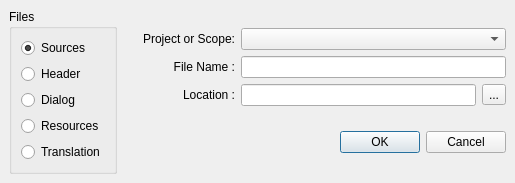
<ui version="4.0" >
 <author></author>
 <comment></comment>
 <exportmacro></exportmacro>
 <class>AddNew</class>
 <widget class="QDialog" name="AddNew" >
  <property name="geometry" >
   <rect>
    <x>0</x>
    <y>0</y>
    <width>515</width>
    <height>138</height>
   </rect>
  </property>
  <property name="windowTitle" >
   <string>Add New Item</string>
  </property>
  <property name="windowIcon" >
   <iconset resource="../resources/resources.qrc" >:/divers/images/logo.png</iconset>
  </property>
  <layout class="QGridLayout" >
   <property name="margin" >
    <number>9</number>
   </property>
   <property name="spacing" >
    <number>6</number>
   </property>
   <item row="0" column="0" >
    <layout class="QHBoxLayout" >
     <property name="margin" >
      <number>0</number>
     </property>
     <property name="spacing" >
      <number>6</number>
     </property>
     <item>
      <widget class="QGroupBox" name="groupFiles" >
       <property name="title" >
        <string>Files</string>
       </property>
       <property name="checkable" >
        <bool>false</bool>
       </property>
       <layout class="QGridLayout" >
        <property name="margin" >
         <number>9</number>
        </property>
        <property name="spacing" >
         <number>6</number>
        </property>
        <item row="4" column="0" >
         <widget class="QRadioButton" name="translation" >
          <property name="text" >
           <string>Translation</string>
          </property>
          <property name="icon" >
           <iconset resource="../resources/resources.qrc" >:/treeview/images/linguist.png</iconset>
          </property>
         </widget>
        </item>
        <item row="3" column="0" >
         <widget class="QRadioButton" name="resource" >
          <property name="text" >
           <string>Resources</string>
          </property>
          <property name="icon" >
           <iconset resource="../resources/resources.qrc" >:/treeview/images/qrc.png</iconset>
          </property>
         </widget>
        </item>
        <item row="2" column="0" >
         <widget class="QRadioButton" name="dialog" >
          <property name="text" >
           <string>Dialog</string>
          </property>
          <property name="icon" >
           <iconset resource="../resources/resources.qrc" >:/treeview/images/designer.png</iconset>
          </property>
         </widget>
        </item>
        <item row="1" column="0" >
         <widget class="QRadioButton" name="header" >
          <property name="text" >
           <string>Header</string>
          </property>
          <property name="icon" >
           <iconset resource="../resources/resources.qrc" >:/treeview/images/h.png</iconset>
          </property>
         </widget>
        </item>
        <item row="0" column="0" >
         <widget class="QRadioButton" name="source" >
          <property name="text" >
           <string>Sources</string>
          </property>
          <property name="icon" >
           <iconset resource="../resources/resources.qrc" >:/treeview/images/cpp.png</iconset>
          </property>
          <property name="checked" >
           <bool>true</bool>
          </property>
         </widget>
        </item>
       </layout>
      </widget>
     </item>
     <item>
      <spacer>
       <property name="orientation" >
        <enum>Qt::Vertical</enum>
       </property>
       <property name="sizeHint" >
        <size>
         <width>20</width>
         <height>126</height>
        </size>
       </property>
      </spacer>
     </item>
     <item>
      <layout class="QVBoxLayout" >
       <property name="margin" >
        <number>0</number>
       </property>
       <property name="spacing" >
        <number>6</number>
       </property>
       <item>
        <layout class="QHBoxLayout" >
         <property name="margin" >
          <number>0</number>
         </property>
         <property name="spacing" >
          <number>6</number>
         </property>
         <item>
          <layout class="QVBoxLayout" >
           <property name="margin" >
            <number>0</number>
           </property>
           <property name="spacing" >
            <number>6</number>
           </property>
           <item>
            <widget class="QLabel" name="label" >
             <property name="text" >
              <string>Project or Scope:</string>
             </property>
             <property name="alignment" >
              <set>Qt::AlignRight|Qt::AlignTrailing|Qt::AlignVCenter</set>
             </property>
            </widget>
           </item>
           <item>
            <widget class="QLabel" name="label_3" >
             <property name="text" >
              <string>File Name :</string>
             </property>
             <property name="alignment" >
              <set>Qt::AlignRight|Qt::AlignTrailing|Qt::AlignVCenter</set>
             </property>
            </widget>
           </item>
           <item>
            <widget class="QLabel" name="label_2" >
             <property name="text" >
              <string>Location :</string>
             </property>
             <property name="alignment" >
              <set>Qt::AlignRight|Qt::AlignTrailing|Qt::AlignVCenter</set>
             </property>
            </widget>
           </item>
          </layout>
         </item>
         <item>
          <layout class="QVBoxLayout" >
           <property name="margin" >
            <number>0</number>
           </property>
           <property name="spacing" >
            <number>6</number>
           </property>
           <item>
            <widget class="QComboBox" name="comboProjects" />
           </item>
           <item>
            <widget class="QLineEdit" name="filename" />
           </item>
           <item>
            <layout class="QHBoxLayout" >
             <property name="margin" >
              <number>0</number>
             </property>
             <property name="spacing" >
              <number>6</number>
             </property>
             <item>
              <widget class="QLineEdit" name="location" />
             </item>
             <item>
              <widget class="QToolButton" name="directoryButton" >
               <property name="text" >
                <string>...</string>
               </property>
              </widget>
             </item>
            </layout>
           </item>
          </layout>
         </item>
        </layout>
       </item>
       <item>
        <layout class="QHBoxLayout" >
         <property name="margin" >
          <number>0</number>
         </property>
         <property name="spacing" >
          <number>6</number>
         </property>
         <item>
          <spacer>
           <property name="orientation" >
            <enum>Qt::Horizontal</enum>
           </property>
           <property name="sizeHint" >
            <size>
             <width>40</width>
             <height>20</height>
            </size>
           </property>
          </spacer>
         </item>
         <item>
          <widget class="QPushButton" name="okButton" >
           <property name="text" >
            <string>OK</string>
           </property>
          </widget>
         </item>
         <item>
          <widget class="QPushButton" name="cancelButton" >
           <property name="text" >
            <string>Cancel</string>
           </property>
          </widget>
         </item>
        </layout>
       </item>
      </layout>
     </item>
    </layout>
   </item>
  </layout>
 </widget>
 <pixmapfunction></pixmapfunction>
 <resources>
  <include location="../resources/resources.qrc" />
 </resources>
 <connections>
  <connection>
   <sender>cancelButton</sender>
   <signal>clicked()</signal>
   <receiver>AddNew</receiver>
   <slot>reject()</slot>
   <hints>
    <hint type="sourcelabel" >
     <x>290</x>
     <y>172</y>
    </hint>
    <hint type="destinationlabel" >
     <x>171</x>
     <y>122</y>
    </hint>
   </hints>
  </connection>
 </connections>
</ui>
